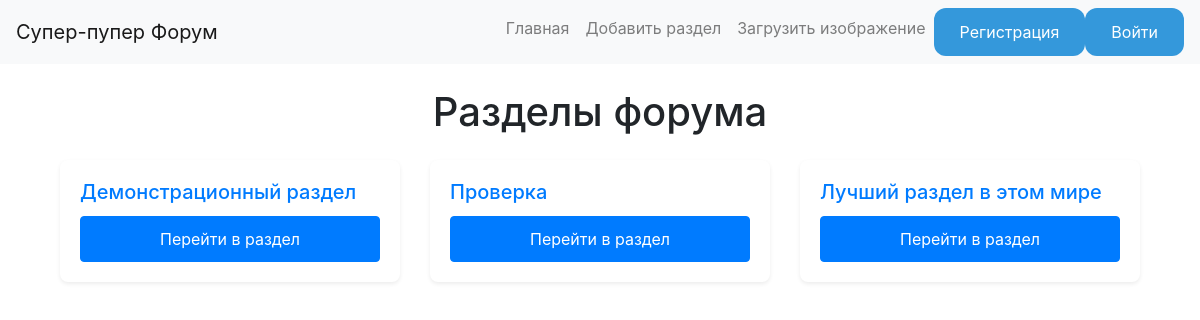
/index, run on the app's committed database.
### models.py (models this page shows)
class Section(db.Model):
    id = db.Column(db.Integer, primary_key=True)
    title = db.Column(db.String(100), nullable=False)
    description = db.Column(db.String(255), nullable=True)
    topics = db.relationship('Topic', backref='section', lazy=True)

### server.py (the view)
@app.route('/')
@app.route('/index')
def index():
    sections = Section.query.all()
    return render_template("index.html", sections=sections)

### templates/index.html
{% extends "base.html" %}
{% block content %}
<div class="container mt-4">
    <h1 class="mb-4 text-center">Разделы форума</h1>
    <div class="row">
        {% for section in sections %}
        <div class="col-sm-6 col-lg-4 mb-3">
            <div class="card h-100 shadow-sm">
                <div class="card-body d-flex flex-column">
                    <h5 class="card-title">{{ section.title }}</h5>
                    <div class="mt-auto">
                        <a href="{{ url_for('section', section_id=section.id) }}" class="btn btn-primary">Перейти в
                            раздел</a>
                    </div>
                </div>
            </div>
        </div>
        {% endfor %}
    </div>
</div>
{% endblock %}

### static/style.css (style rules this page uses)
.card-title { color: #007bff; }
.btn-primary { background-color: #007bff; border-color: #007bff; }
.text-center { text-align: center; }
.mt-4 { margin-top: 1.5rem; }
.mb-3 { margin-bottom: 1rem; }
.mb-4 { margin-bottom: 1.5rem; }
.shadow-sm { box-shadow: 0 .125rem .25rem rgba(0,0,0,.075)!important; }
.h-100 { height: 100%; }
.card { border: none; border-radius: 0.5rem; box-shadow: 0 0.125rem 0.25rem rgba(0,0,0,.075); }
.card-title { font-size: 1.25rem; color: #007bff; }
.btn-primary { width: 100%; padding: 10px; }

### data on the page
Section: title "Демонстрационный раздел"
Section: title "Проверка"
Section: title "Лучший раздел в этом мире"
